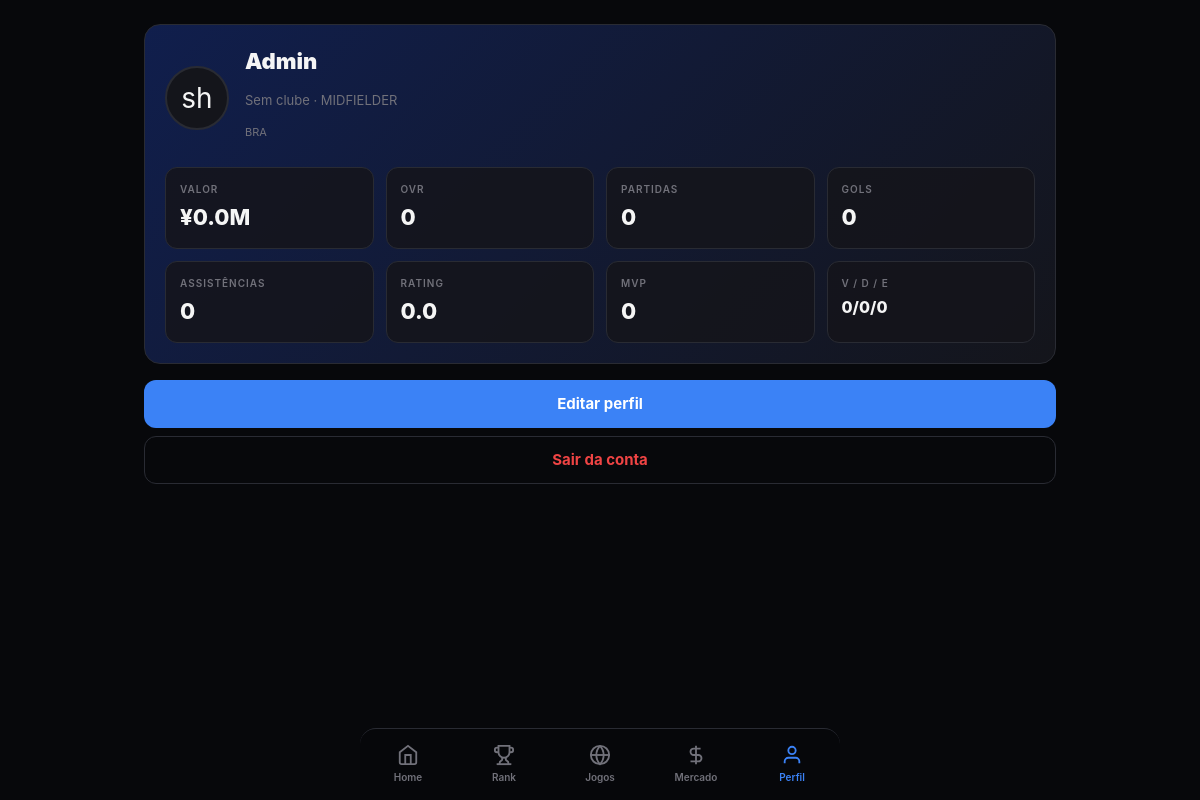
Screenshot of /profile (signed in) with the database file from the repository.
### models.py (models this page shows)
class Player(db.Model):
    __tablename__ = 'players'
    id = db.Column(db.Integer, primary_key=True)
    user_id = db.Column(db.Integer, db.ForeignKey('users.id'), unique=True, nullable=False)
    nickname = db.Column(db.String(40), nullable=False)
    display_name = db.Column(db.String(100), nullable=False)
    avatar_url = db.Column(db.String(512))
    icon_key = db.Column(db.String(32), nullable=False, default='zap')
    country_code = db.Column(db.String(3), default='ESP')
    position = db.Column(db.String(16), nullable=False, default='FORWARD')
    number = db.Column(db.Integer, default=10)
    bio = db.Column(db.Text)
    created_at = db.Column(db.DateTime, nullable=False, default=utcnow)
    updated_at = db.Column(db.DateTime, nullable=False, default=utcnow, onupdate=utcnow)

### routes/player.py (the view)
@player_bp.route('/profile')
@login_required
def profile():
    from models import User
    user = db.session.get(User, session['user_id'])
    if not user or not user.player:
        flash('Configure seu perfil primeiro.', 'warning')
        return redirect(url_for('auth.login'))
    player = user.player
    active_season = Season.query.filter_by(status='ACTIVE').first()
    season_player = None
    club = None
    if active_season:
        season_player = SeasonPlayer.query.filter_by(
            season_id=active_season.id, player_id=player.id
        ).first()
        if season_player:
            club = db.session.get(Club, season_player.club_id)
    return render_template('profile.html', player=player, season_player=season_player,
                           club=club, active_season=active_season)

### templates/profile.html (shortened to what this page needs)
{% extends "base.html" %}
{% block content %}
<div class="container">
  <div class="card-gradient">
    <div class="flex items-center gap-4">
      {% if player.avatar_url %}
        <div class="avatar-lg">
          <img src="{{ player.avatar_url }}" alt="{{ player.nickname }}">
        </div>
      {% else %}
        <div class="player-icon large">
          {{ player.icon_key[:2] }}
        </div>
      {% endif %}
      <div>
        <h1 style="font-size:22px;font-weight:900;margin:0">{{ player.nickname }}</h1>
        <p class="text-sm" style="color:var(--text-dim)">
          {{ club.name if club else 'Sem clube' }} · {{ player.position }}
        </p>
        {% if player.country_code %}
          <p class="text-xs" style="color:var(--text-dim)">{{ player.country_code }}</p>
        {% endif %}
      </div>
    </div>
    <div class="stat-grid mt-4">
      <div class="stat-card">
        <div class="label">Valor</div>
        <div class="value">¥{{ "%.1f"|format(season_player.current_market_value / 1000000) if season_player else '0.0' }}M</div>
      </div>
      <div class="stat-card">
        <div class="label">OVR</div>
        <div class="value">{{ season_player.overall|round(0)|int if season_player else 0 }}</div>
      </div>
      <div class="stat-card">
        <div class="label">Partidas</div>
        <div class="value">{{ season_player.matches if season_player else 0 }}</div>
      </div>
      <div class="stat-card">
        <div class="label">Gols</div>
        <div class="value">{{ season_player.goals if season_player else 0 }}</div>
      </div>
      <div class="stat-card">
        <div class="label">Assistências</div>
        <div class="value">{{ season_player.assists if season_player else 0 }}</div>
      </div>
      <div class="stat-card">
        <div class="label">Rating</div>
        <div class="value">{{ "%.1f"|format(season_player.rating_average if season_player else 0) }}</div>
      </div>
      <div class="stat-card">
        <div class="label">MVP</div>
        <div class="value">{{ season_player.mvp_count if season_player else 0 }}</div>
      </div>
      <div class="stat-card">
        <div class="label">V / D / E</div>
        <div class="value" style="font-size:16px">{{ season_player.wins if season_player else 0 }}/{{ season_player.losses if season_player else 0 }}/{{ season_player.draws if season_player else 0 }}</div>
      </div>
    </div>
  </div>
  <div class="mt-4">
    <a href="{{ url_for('player.profile_edit') }}" class="btn btn-primary btn-block">Editar perfil</a>
  </div>
  <div class="mt-2">
    <a href="{{ url_for('auth.logout') }}" class="btn btn-ghost btn-block" style="color:var(--danger)">Sair da conta</a>
  </div>
</div>
{% endblock %}

### static/style.css (style rules this page uses)
:root { --bg: #07080b; --bg-card: rgba(20, 21, 27, 0.85); --bg-card-solid: #14151b; --border: #292b33; --text: #f5f5f5; --text-dim: #71717a; --text-muted: #a1a1aa; --accent: #3b82f6; --accent-dark: #1e40af; --accent-light: #60a5fa; --danger: #ef4444; --success: #22c55e; --warning: #eab308; --radius: 16px; --radius-sm: 12px; --nav-height: 72px; }
*, *::before, *::after { box-sizing: border-box; }
body { margin: 0; background: var(--bg); color: var(--text); font-family: -apple-system, BlinkMacSystemFont, 'Segoe UI', Roboto, sans-serif; -webkit-font-smoothing: antialiased; line-height: 1.5; }
a { color: var(--accent-light); text-decoration: none; }
.container { max-width: 640px; margin: 0 auto; padding: 16px; }
@media (min-width: 768px) { .container { max-width: 720px; padding: 24px; } }
@media (min-width: 1024px) { .container { max-width: 960px; } }
.card-gradient { background: linear-gradient(135deg, rgba(30, 64, 175, 0.4), var(--bg-card-solid)); border: 1px solid var(--border); border-radius: var(--radius); padding: 20px; }
.stat-grid { display: grid; grid-template-columns: repeat(2, 1fr); gap: 12px; }
@media (min-width: 768px) { .stat-grid { grid-template-columns: repeat(4, 1fr); } }
.stat-card { background: var(--bg-card); border: 1px solid var(--border); border-radius: var(--radius-sm); padding: 14px; }
.stat-card .label { font-size: 10px; font-weight: 600; letter-spacing: 0.1em; text-transform: uppercase; color: var(--text-dim); }
.stat-card .value { font-size: 22px; font-weight: 800; margin-top: 4px; }
.btn { display: inline-flex; align-items: center; justify-content: center; min-height: 48px; border-radius: var(--radius-sm); font-weight: 700; font-size: 15px; cursor: pointer; transition: opacity 0.15s, transform 0.1s; text-decoration: none; border: none; padding: 0 20px; box-sizing: border-box; }
.btn-block { display: flex; width: 100%; }
.btn-primary { background: var(--accent); color: white; }
.btn-ghost { background: transparent; color: var(--text-muted); border: 1px solid var(--border); }
.player-icon { width: 44px; height: 44px; border-radius: 50%; display: flex; align-items: center; justify-content: center; font-size: 20px; flex-shrink: 0; background: var(--bg-card-solid); border: 2px solid var(--border); }
.player-icon.large { width: 64px; height: 64px; font-size: 28px; }
.flex { display: flex; }
.items-center { align-items: center; }
.gap-4 { gap: 16px; }
.mt-2 { margin-top: 8px; }
.mt-4 { margin-top: 16px; }
.text-sm { font-size: 13px; }
.text-xs { font-size: 11px; }

### rows the page displays
Player: icon_key "sh", nickname "Admin", position "MIDFIELDER", country_code "BRA"

### other values shown
{{ club.name if club else 'Sem clube' }} "Sem clube"
{{ season_player.overall|round(0)|int if season_player else 0 }} "0"
{{ season_player.matches if season_player else 0 }} "0"
{{ season_player.goals if season_player else 0 }} "0"
{{ season_player.assists if season_player else 0 }} "0"
{{ "%.1f"|format(season_player.rating_average if season_player else 0) }} "0.0"
{{ season_player.mvp_count if season_player else 0 }} "0"
{{ season_player.wins if season_player else 0 }} "0"
{{ season_player.losses if season_player else 0 }} "0"
{{ season_player.draws if season_player else 0 }} "0"
